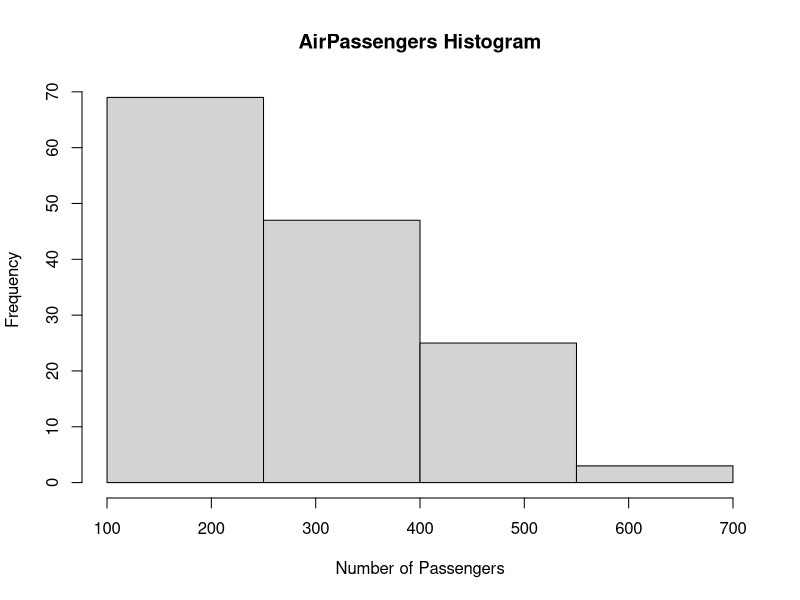

This figure's R source:
h <- hist(AirPassengers,
          breaks = seq(100, 700, by = 150),
          xlim = c(100, 700),
          main = "AirPassengers Histogram",
          xlab = "Number of Passengers",
          ylab = "Frequency")

print(h$counts)
